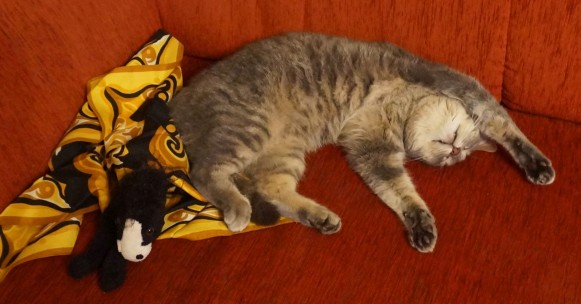
#> input picture Példatár/GolyoAlszik_rs.jpg, 581 x 304 px
$ python 13_02_b_add_periodic_noise_interactive.py   (older library calls are emulated)
#> lines starting #> are read from the running program, lines starting #| are printed output that depends on the picture; long printed decimals are rounded

import cv2
import numpy as np

button_pressed = False


def display_freq_log_magnitude(dft_in, wnd_title='Frequency magnitude'):
    # Displaying log normalized magnitude of the frequency spectrum
    spectrum_magnitude = np.log(1.0 + cv2.magnitude(dft_in[:, :, 0], dft_in[:, :, 1]))
    magnitude_norm = cv2.normalize(spectrum_magnitude, None, 0, 1, norm_type=cv2.NORM_MINMAX, dtype=cv2.CV_32FC1)
    cv2.imshow(wnd_title, magnitude_norm)


def do_fft_shift(dft_in):
    dft_np_shift = np.fft.fftshift(dft_in)
    return cv2.merge([dft_np_shift[:, :, 1], dft_np_shift[:, :, 0]])


def do_ifft_shift(dft_in):
    dft_np_shift = np.fft.ifftshift(dft_in)
    return cv2.merge([dft_np_shift[:, :, 1], dft_np_shift[:, :, 0]])


def inverse_dft(dft_in):
    global orig_width, orig_height

    # Inverse DFT
    filtered_shift = do_ifft_shift(dft_in)
    idft_cplx = cv2.idft(filtered_shift, flags=cv2.DFT_SCALE)

    # Check whether imaginary is (near) zero
    idft_imag = idft_cplx[:, :, 1]
    print('idft imaginary dtype min max:', idft_imag.dtype, np.min(idft_imag), np.max(idft_imag))

    # Take the real part of the result
    idft = idft_cplx[:, :, 0]
    print('idft dtype min max:', idft.dtype, np.min(idft), np.max(idft))
    filtered_img = np.uint8(np.clip(idft, 0, 1) * 255)[:orig_height, :orig_width]
    cv2.imshow('filtered_img', filtered_img)


def modify_dft(dft, x, y, modify=False):
    global dft_shift, max_coef

    print(x, y)
    # Modify frequency
    dft_shift_copy = dft_shift.copy()
    print('Modify frequency')
    w = dft_shift.shape[1]
    h = dft_shift.shape[0]
    print('Before:', dft_shift[y, x], dft_shift[h - y, w - x])
    dft_shift_copy[y, x, 1] = np.sign(dft_shift_copy[y, x, 1]) * max_coef
    if y != h - y and x != w - x:  # if not the center position
        # Assure complex conjugate symmetry
        dft_shift_copy[h - y, w - x, 1] = -1.0 * dft_shift_copy[y, x, 1]
    print('After:', dft_shift_copy[y, x], dft_shift_copy[h - y, w - x])
    display_freq_log_magnitude(dft_shift_copy, 'dft log magnitude')
    inverse_dft(dft_shift_copy)
    if modify:
        dft_shift = dft_shift_copy


def on_mouse_click(event, x, y, flags, param):
    global button_pressed, dft_shift

    if event == cv2.EVENT_LBUTTONDOWN:
        button_pressed = True
        modify_dft(dft_shift, x, y)

    if event == cv2.EVENT_LBUTTONUP:
        button_pressed = False

    if event == cv2.EVENT_RBUTTONDOWN:
        modify_dft(dft_shift, x, y, True)

    if event == cv2.EVENT_MOUSEMOVE and button_pressed:
        modify_dft(dft_shift, x, y)


# Read input image and convert to float32
img_in = cv2.imread('GolyoAlszik_rs.jpg', cv2.IMREAD_GRAYSCALE)
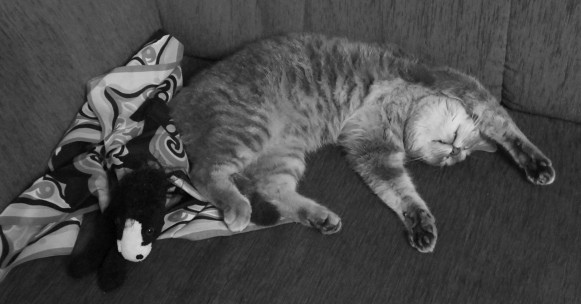
#> img_in: shape (304, 581); min 0, max 222, mean 73.2
# img_in = cv2.imread('OpenCV-logo.png', cv2.IMREAD_GRAYSCALE)
# img_in = np.zeros((256, 256), np.uint8)
# img_in[110:146, 124:132] = 255
cv2.imshow('img_in', img_in)
orig_width = img_in.shape[1]
#> orig_width = 581
orig_height = img_in.shape[0]
#> orig_height = 304

print('Proposed padding of the original image sizes:')
padded_width = cv2.getOptimalDFTSize(img_in.shape[1])
#> padded_width = 600
padded_height = cv2.getOptimalDFTSize(img_in.shape[0])
#> padded_height = 320
print('Width:', img_in.shape[1], '->', cv2.getOptimalDFTSize(img_in.shape[1]))
#| Width: 581 -> 600
print('Height:', img_in.shape[0], '->', cv2.getOptimalDFTSize(img_in.shape[0]))
#| Height: 304 -> 320
img = np.zeros((padded_height, padded_width), np.uint8)
img[:img_in.shape[0], :img_in.shape[1]] = img_in
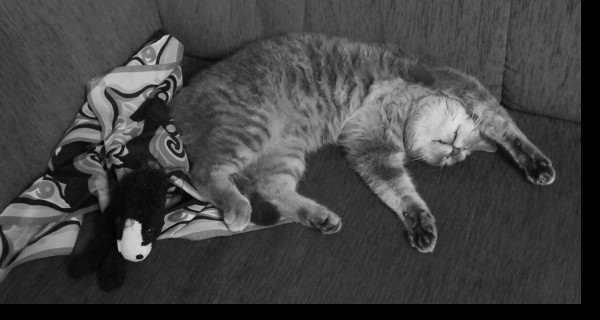
#> img: shape (320, 600); min 0, max 222, mean 67.4

# Image DFT + shift
img_float = np.float32(img) / 255
print('img_float sum:', np.sum(img_float))
#| img_float sum: 50728.156
dft = cv2.dft(img_float, flags=cv2.DFT_COMPLEX_OUTPUT)
print('Center:', dft[0, 0])
#| Center: [50728.15     0.  ]
dft_shift = do_fft_shift(dft)
# max_coef = np.max(dft_shift) / 2
max_coef = 18000

# Display image frequency magnitude
display_freq_log_magnitude(dft_shift, 'dft log magnitude')
#> in display_freq_log_magnitude, `spectrum_magnitude = np.log(1.0 + cv2.magnitude(dft_in[:, :, 0], dft_i..`:
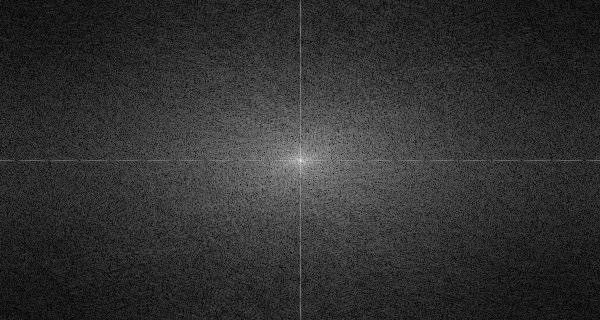
#> spectrum_magnitude: shape (320, 600) float32; min 0.0131, max 10.83, mean 2.12; drawn with min black and max white
inverse_dft(dft_shift)
#> in inverse_dft, `idft_imag = idft_cplx[:, :, 1]`:
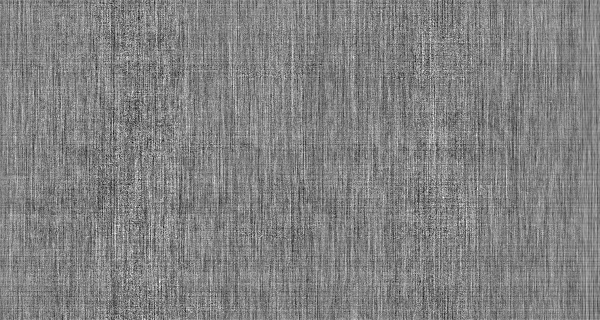
#> idft_imag: shape (320, 600) float32; min -7.33e-08, max 7.07e-08, mean 1.95e-17; drawn with min black and max white
#| idft imaginary dtype min max: float32 -7.3268744e-08 7.073952e-08
#> in inverse_dft, `idft = idft_cplx[:, :, 0]`:
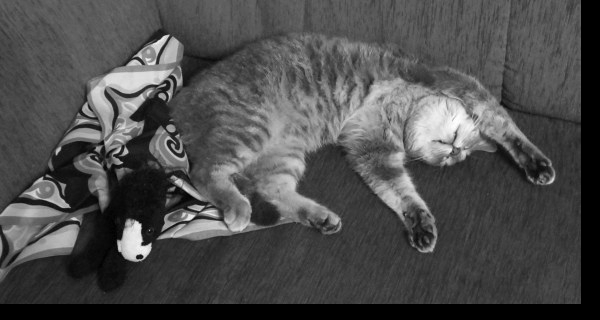
#> idft: shape (320, 600) float32; min -1.98e-07, max 0.871, mean 0.264; drawn with min black and max white
#| idft dtype min max: float32 -1.979171e-07 0.8706
cv2.setMouseCallback('dft log magnitude', on_mouse_click)

cv2.waitKey(0)
cv2.destroyAllWindows()

$ run again, with Példatár/FCards_01.jpg copied over Példatár/GolyoAlszik_rs.jpg
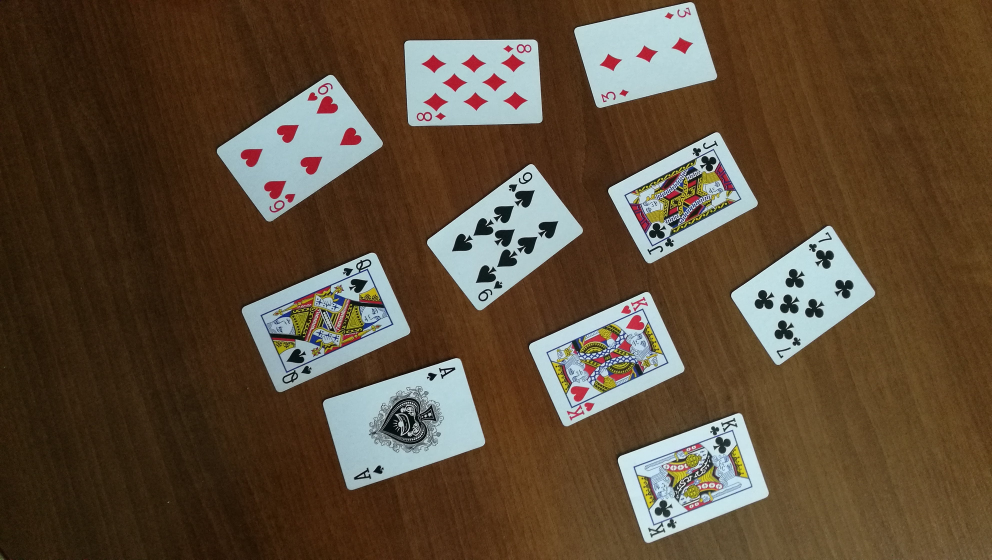
#> input picture Példatár/FCards_01.jpg, 3968 x 2240 px (shown at 1/4 size)
#| Width: 3968 -> 4000
#| Height: 2240 -> 2250
#| img_float sum: 2735753.2
#| Center: [2735755.       0.]
#> in display_freq_log_magnitude, `spectrum_magnitude = np.log(1.0 + cv2.magnitude(dft_in[:, :, 0], dft_i..`:
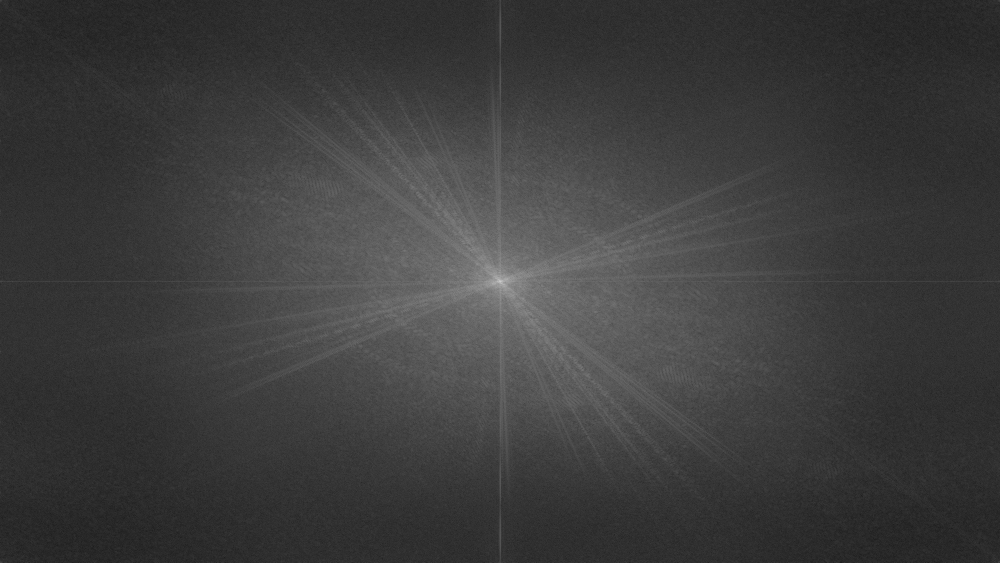
#> spectrum_magnitude: shape (2250, 4000) float32 (shown at 1/4 size); min 0.00582, max 14.82, mean 3.56; drawn with min black and max white
#> in inverse_dft, `idft_imag = idft_cplx[:, :, 1]`:
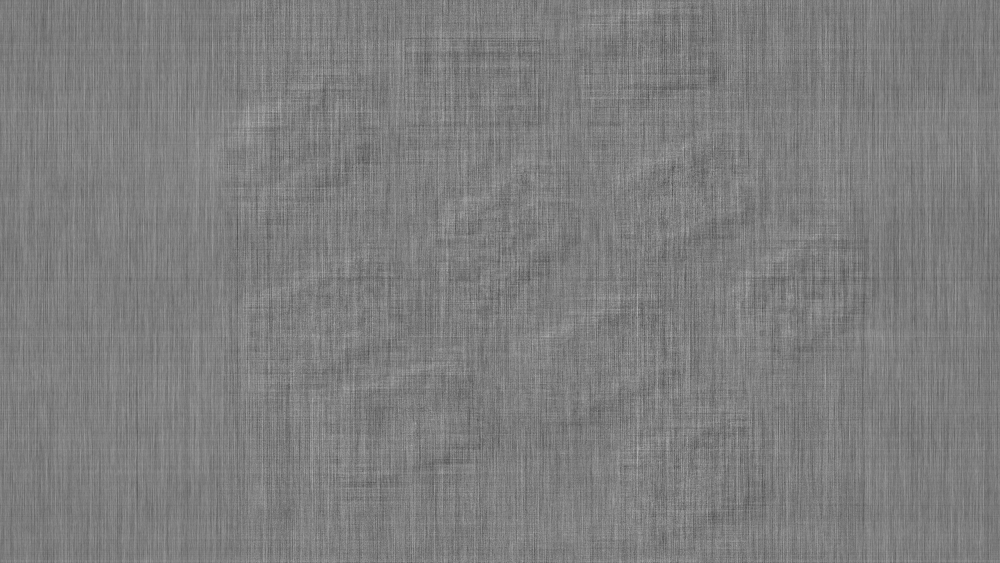
#> idft_imag: shape (2250, 4000) float32 (shown at 1/4 size); min -1.34e-07, max 1.37e-07, mean -1.36e-17; drawn with min black and max white
#| idft imaginary dtype min max: float32 -1.3413697e-07 1.370134e-07
#| idft dtype min max: float32 -3.7977432e-07 1.000
